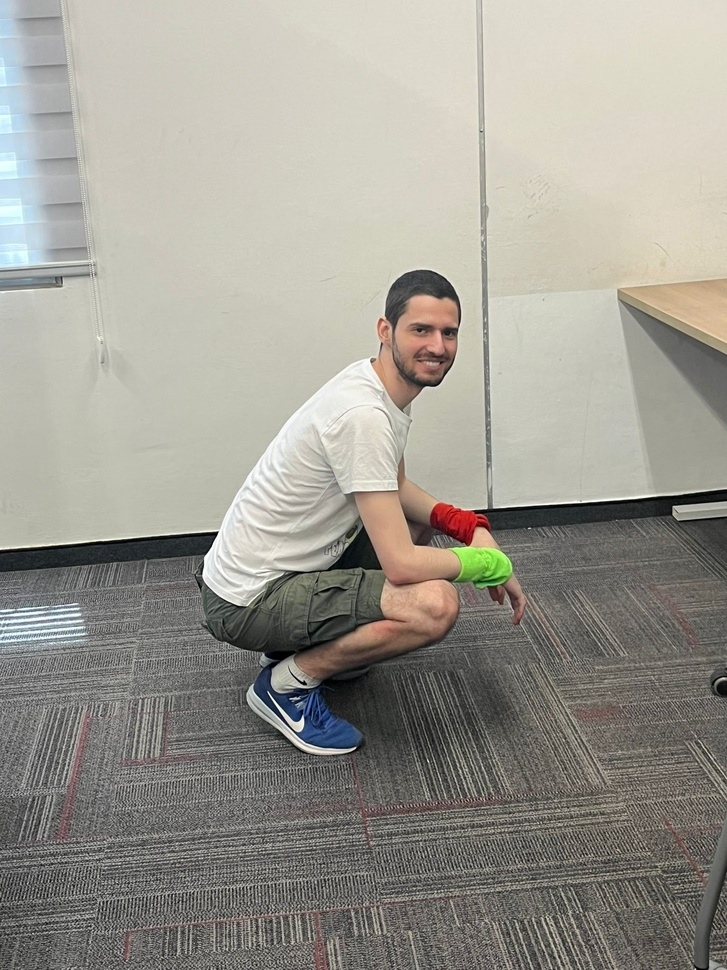
#> input picture WhatsApp Image 2024-04-16 at 12.25.19.jpeg, 727 x 970 px, shrunk from 1536 x 2048 before the run, given in place of the camera
$ python motion_detection.py
#> lines starting #> are read from the running program, lines starting #| are printed output that depends on the picture; after the words box and inside, x2 and y2 are one past the last pixel; in counts of white or black regions, pixels touching at a corner belong together
import cv2
import numpy as np

def motion_detection(prev_frames, curr_frame, threshold=50):
    """
    Function to detect motion between consecutive frames.

    """

    # Convert frames to grayscale
    prev_gray_avg = np.mean(prev_frames, axis=0).astype(np.uint8)
    curr_gray = cv2.cvtColor(curr_frame, cv2.COLOR_BGR2GRAY)

    # Compute absolute difference between current frame and average of previous frames
    diff = cv2.absdiff(prev_gray_avg, curr_gray)

    # Apply thresholding to create binary mask
    _, mask = cv2.threshold(diff, threshold, 255, cv2.THRESH_BINARY)

    # Find contours of moving regions
    contours, _ = cv2.findContours(mask, cv2.RETR_EXTERNAL, cv2.CHAIN_APPROX_NONE)

    # Analyze motion direction based on centroid movement
    motion_direction = None
    if contours:
        # Calculate centroid of the largest contour
        largest_contour = max(contours, key=cv2.contourArea)
        M = cv2.moments(largest_contour)
        if M["m00"] != 0: # check if its a valid contour
            # Calculate centroid coordinates
            cx = int(M["m10"] / M["m00"])
            cy = int(M["m01"] / M["m00"])
            # Compare centroid position with frame width midpoint
            if cx < curr_frame.shape[1] // 2:
                motion_direction = 'Left'
            else:
                motion_direction = 'Right'

            # Draw contours on the current frame
            cv2.drawContours(curr_frame, [largest_contour], -1, (0, 255, 0), 2)

    return motion_direction, mask

# Example usage
cap = cv2.VideoCapture(0)
num_frames = 10  # Number of frames to compare
prev_frames = []

# Capture and preprocess initial frames
for _ in range(num_frames):
    _, frame = cap.read()
    prev_frames.append(cv2.cvtColor(frame, cv2.COLOR_BGR2GRAY))
#> this loop made 10 passes
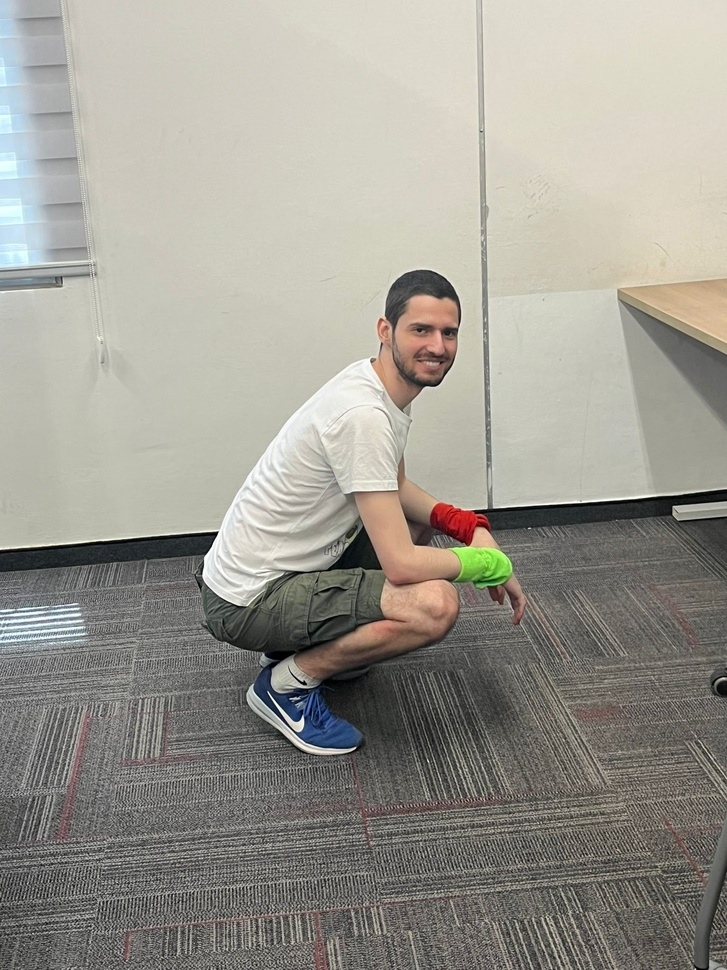
#> input picture WhatsApp Image 2024-04-16 at 12.25.19.jpeg, 727 x 970 px, shrunk from 1536 x 2048 before the run, given in place of the camera
#> frame is the input picture: shape (970, 727, 3); mean B, G, R 145, 153.7, 156.4
#> after the loop, prev_frames = 10 items

while True:
    _, curr_frame = cap.read()  # Capture current frame
    curr_frame = cv2.flip(curr_frame, 1)  # Flip horizontally
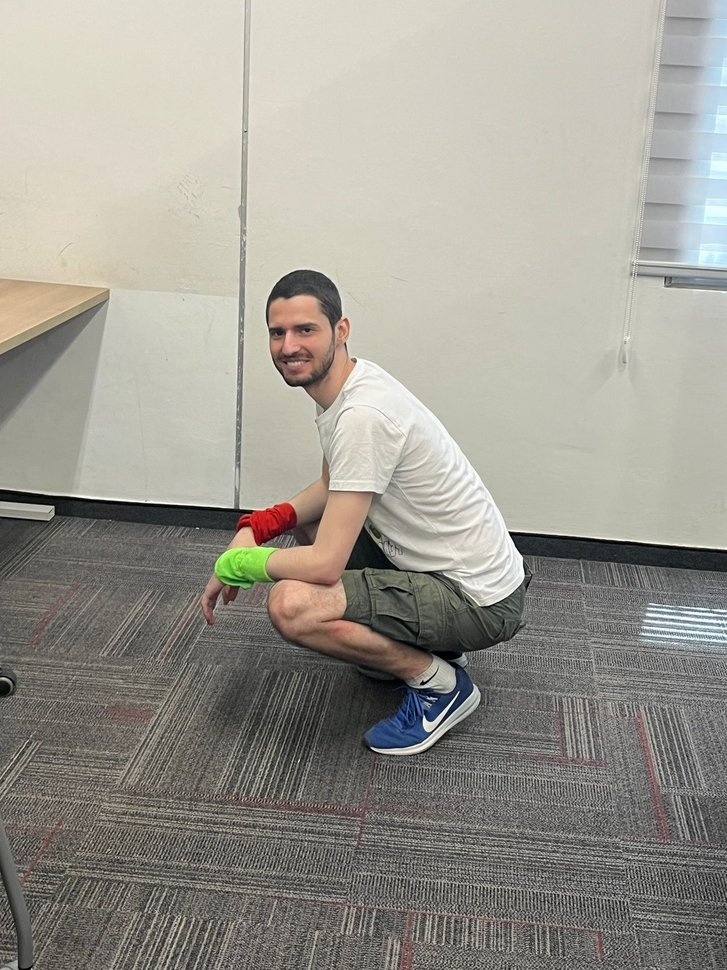
#> curr_frame: shape (970, 727, 3); mean B, G, R 145, 153.7, 156.4

    motion_direction, mask = motion_detection(prev_frames, curr_frame)
#> in motion_detection, `prev_gray_avg = np.mean(prev_frames, axis=0).astype(np.uint8)`:
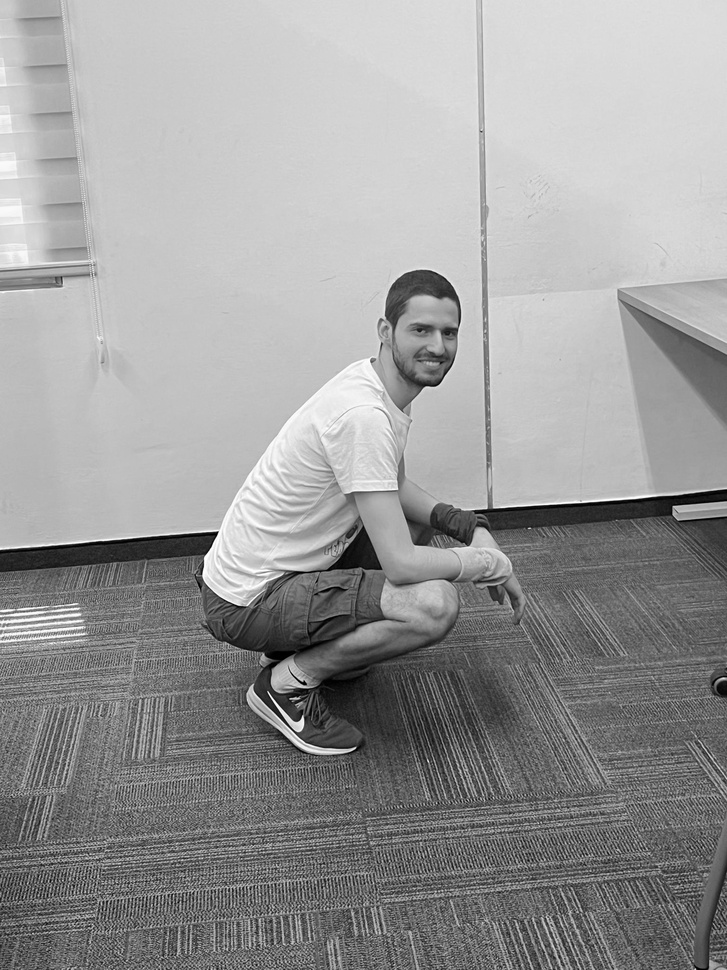
#> prev_gray_avg: shape (970, 727); min 0, max 255, mean 153.5
#> in motion_detection, `curr_gray = cv2.cvtColor(curr_frame, cv2.COLOR_BGR2GRAY)`:
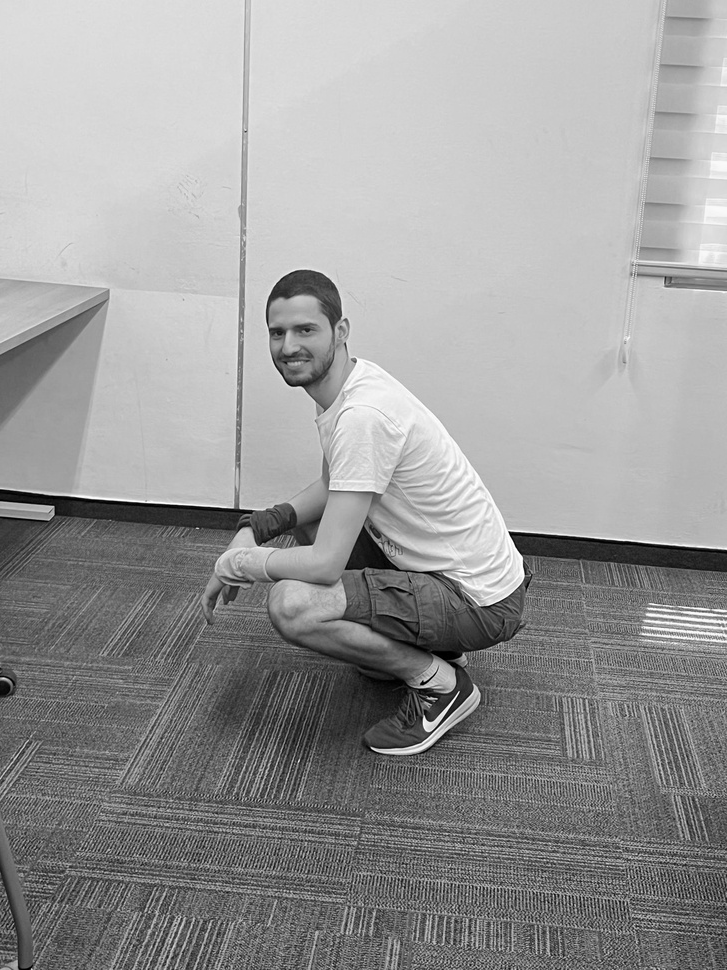
#> curr_gray: shape (970, 727); min 0, max 255, mean 153.5
#> in motion_detection, `diff = cv2.absdiff(prev_gray_avg, curr_gray)`:
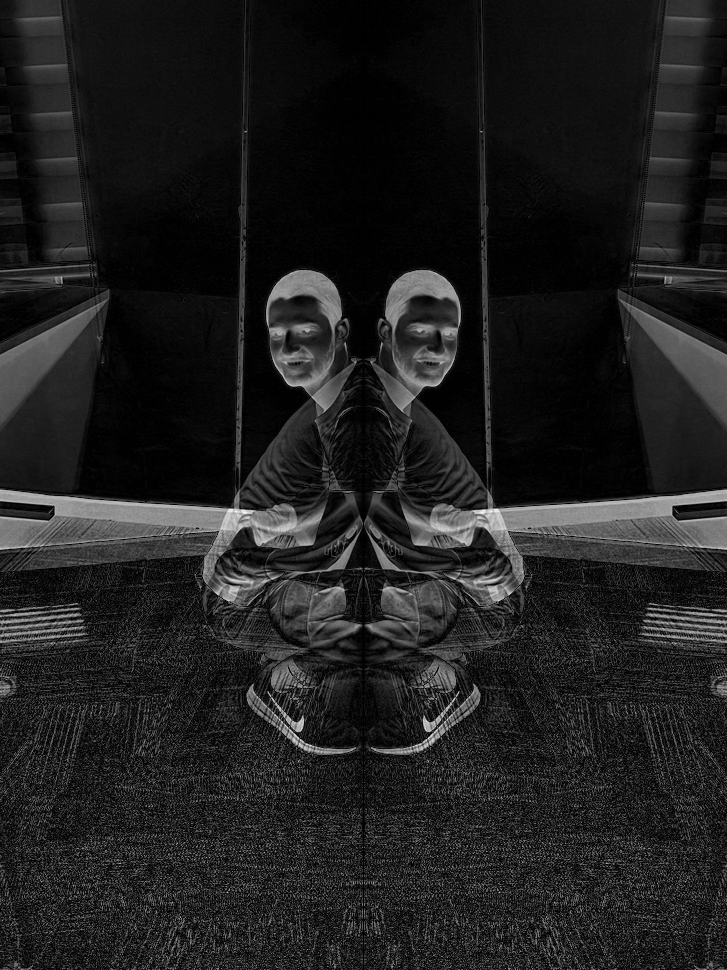
#> diff: shape (970, 727); min 0, max 244, mean 31.6
#> in motion_detection, `_, mask = cv2.threshold(diff, threshold, 255, cv2.THRESH_BINARY)`:
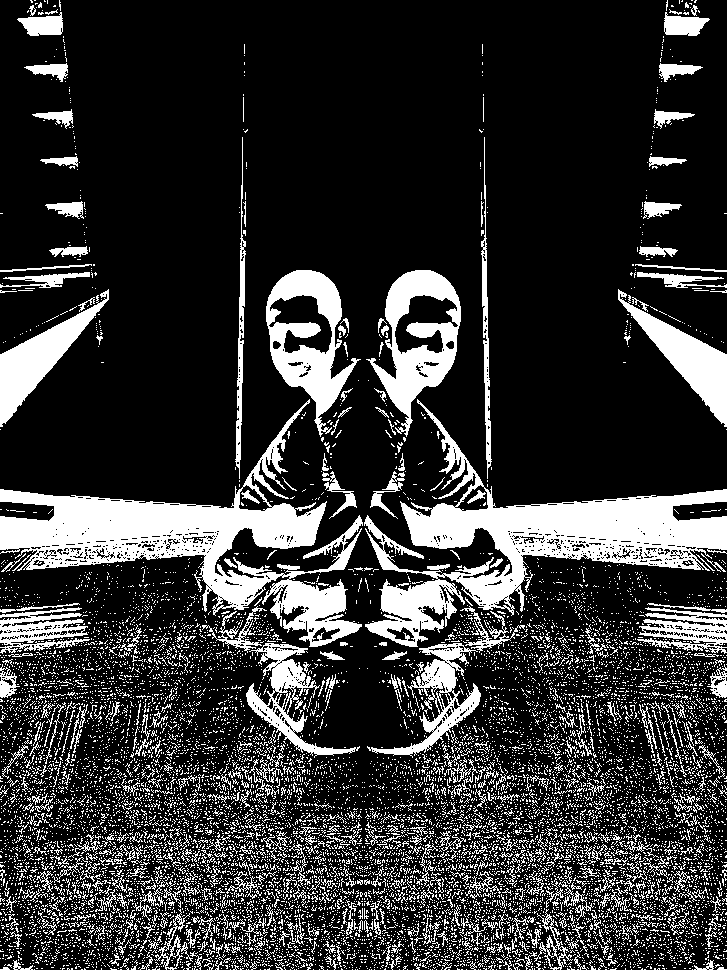
#> mask: shape (970, 727); 20.7% white; 12162 white regions (11630 under 20 px)
#> in motion_detection, `contours, _ = cv2.findContours(mask, cv2.RETR_EXTERNAL, cv2.CHAIN_APPR..`: contours = 12134 contours, 11966 with area under 20; largest, box (x1, y1, x2, y2) and area: (364, 399, 727, 647) 23644, (0, 399, 363, 647) 23644, (366, 270, 461, 437) 7999, (266, 270, 361, 437) 7999, (618, 289, 727, 427) 4038
#> in motion_detection, `largest_contour = max(contours, key=cv2.contourArea)`: largest_contour = contour of 3119 points, box (x1, y1, x2, y2) (364, 399, 727, 647), area 23644
#> in motion_detection, `M = cv2.moments(largest_contour)`: M = moments, m00 23644.5, centre m10/m00, m01/m00 = (536.3, 542.8)
#> in motion_detection, `cx = int(M["m10"] / M["m00"])`: cx = 536
#> in motion_detection, `cy = int(M["m01"] / M["m00"])`: cy = 542
#> in motion_detection, `cv2.drawContours(curr_frame, [largest_contour], -1, (0, 255, 0), 2)`:
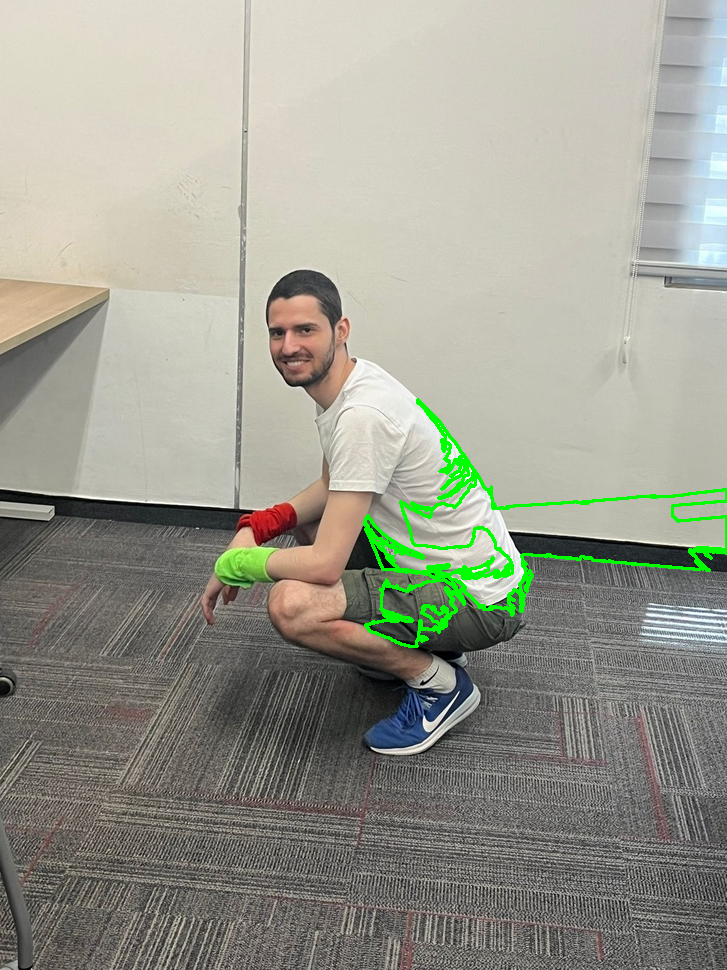
#> curr_frame: shape (970, 727, 3); 1.39% of pixels changed, all inside (x1, y1, x2, y2) = (363, 398, 727, 648)
#> motion_direction = 'Right'
    if motion_direction:
        print("Motion Direction:", motion_direction)
#| Motion Direction: Right

    # Display video feed
    cv2.imshow('Video Feed', curr_frame)

    # Display binary mask
    cv2.imshow('Binary Mask', mask)

    prev_frames.pop(0)  # Remove oldest frame from list
    prev_frames.append(cv2.cvtColor(curr_frame, cv2.COLOR_BGR2GRAY))  # Add current frame to list

    # Check for key press
    key = cv2.waitKey(1) & 0xFF
#> (key q is pressed here)
    if key == ord('q'):
        break

# Release video capture and close OpenCV windows
cap.release()
cv2.destroyAllWindows()

$ run again, on green_and_red_2.png
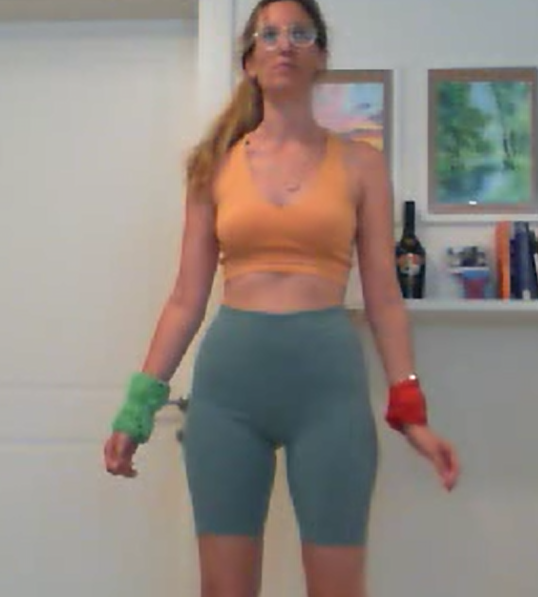
#> input picture green_and_red_2.png, 538 x 597 px, given in place of the camera
#> the loop `for _ in range(num_frames):` made 10 passes
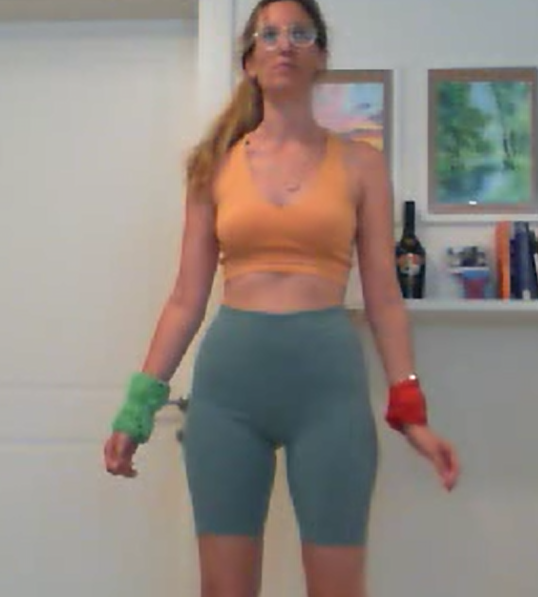
#> input picture green_and_red_2.png, 538 x 597 px, given in place of the camera
#> frame is the input picture: shape (597, 538, 3); mean B, G, R 130.5, 137.2, 146.6
#> after the loop `for _ in range(num_frames):`: prev_frames = 10 items
#> in motion_detection, `_, mask = cv2.threshold(diff, threshold, 255, cv2.THRESH_BINARY)`:
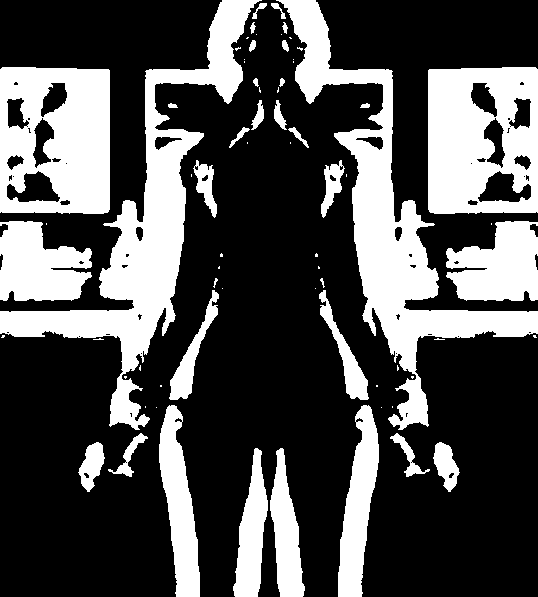
#> mask: shape (597, 538); 31.3% white; 72 white regions (38 under 20 px)
#> contours = 72 contours, 40 with area under 20; largest, box (x1, y1, x2, y2) and area: (276, 0, 538, 430) 19862, (0, 0, 262, 430) 19862, (428, 67, 538, 214) 15714, (0, 67, 110, 214) 15714, (446, 221, 538, 301) 5190
#> largest_contour = contour of 1701 points, box (x1, y1, x2, y2) (276, 0, 538, 430), area 19862
#> M = moments, m00 19862.5, centre m10/m00, m01/m00 = (389.6, 226)
#> cx = 389
#> cy = 226
#> in motion_detection, `cv2.drawContours(curr_frame, [largest_contour], -1, (0, 255, 0), 2)`:
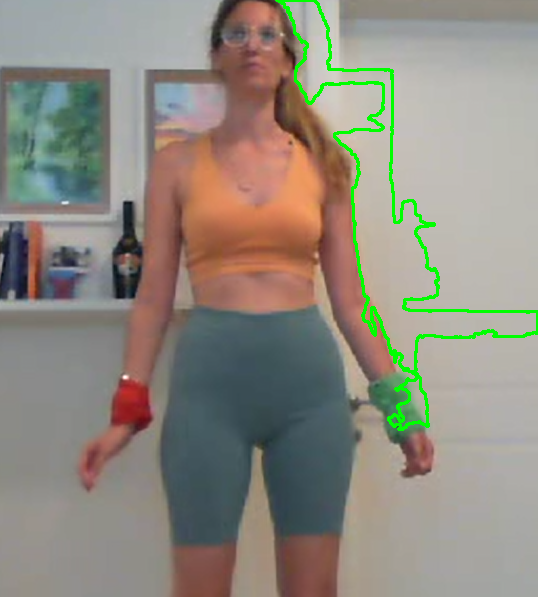
#> curr_frame: shape (597, 538, 3); mean B, G, R 127.6, 138.7, 143.3
#> motion_direction = 'Right'
#| Motion Direction: Right
